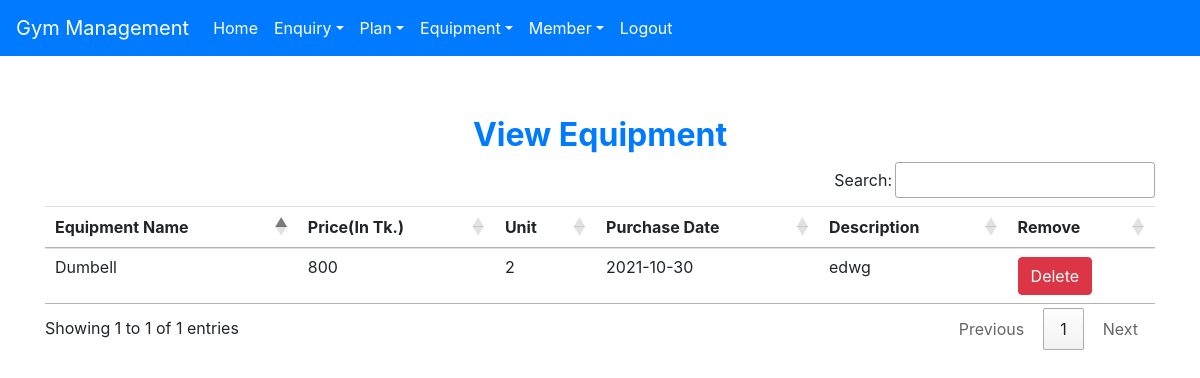
The app's page /view_equipment (signed in) with its own data.
### gym/models.py (models this page shows, shortened)
class Equipment(models.Model):
    name = models.CharField(max_length=100)
    price = models.CharField(max_length=10)
    unit = models.CharField(max_length=10)
    date = models.CharField(max_length=40)
    description = models.CharField(max_length=200)

### gym/views.py (the view)
# urls.py: path('view_equipment', View_Equipment, name='view_equipment'),
def View_Equipment(request):
    if not request.user.is_staff:
        return redirect('login')
    equipment = Equipment.objects.all()
    d = {'equipment': equipment}
    return render(request, 'view_equipment.html', d)

### gym/templates/view_equipment.html
{% extends 'navbar.html' %}
{% block body %}
<div class="container" style="margin-top: 60px">
    <h2 class="text-center text-primary font-weight-bold">View Equipment</h2>
    <table id="example" class="table table-hover">
        <thead>
            <tr>
                <th>Equipment Name</th>
                <th>Price(In Tk.)</th>
                <th>Unit</th>
                <th>Purchase Date</th>
                <th>Description</th>
                <th>Remove</th>
            </tr>
        </thead>
        <tbody>
            {% for i in equipment %}
                <tr>
                    <td>{{i.name}}</td>
                    <td>{{i.price}}</td>
                    <td>{{i.unit}}</td>
                    <td>{{i.date}}</td>
                    <td>{{i.description}}</td>
                    <td><a class="btn btn-danger" href="{% url 'delete_equipment' i.id %}" onclick="return confirm('Are you sure?')">Delete</a></td>
                </tr>
            {% endfor %}
        </tbody>
    </table>
</div>
{% endblock body %}

### records on screen
Equipment: name "Dumbell", price "800", unit "2", date "2021-10-30", description "edwg"
